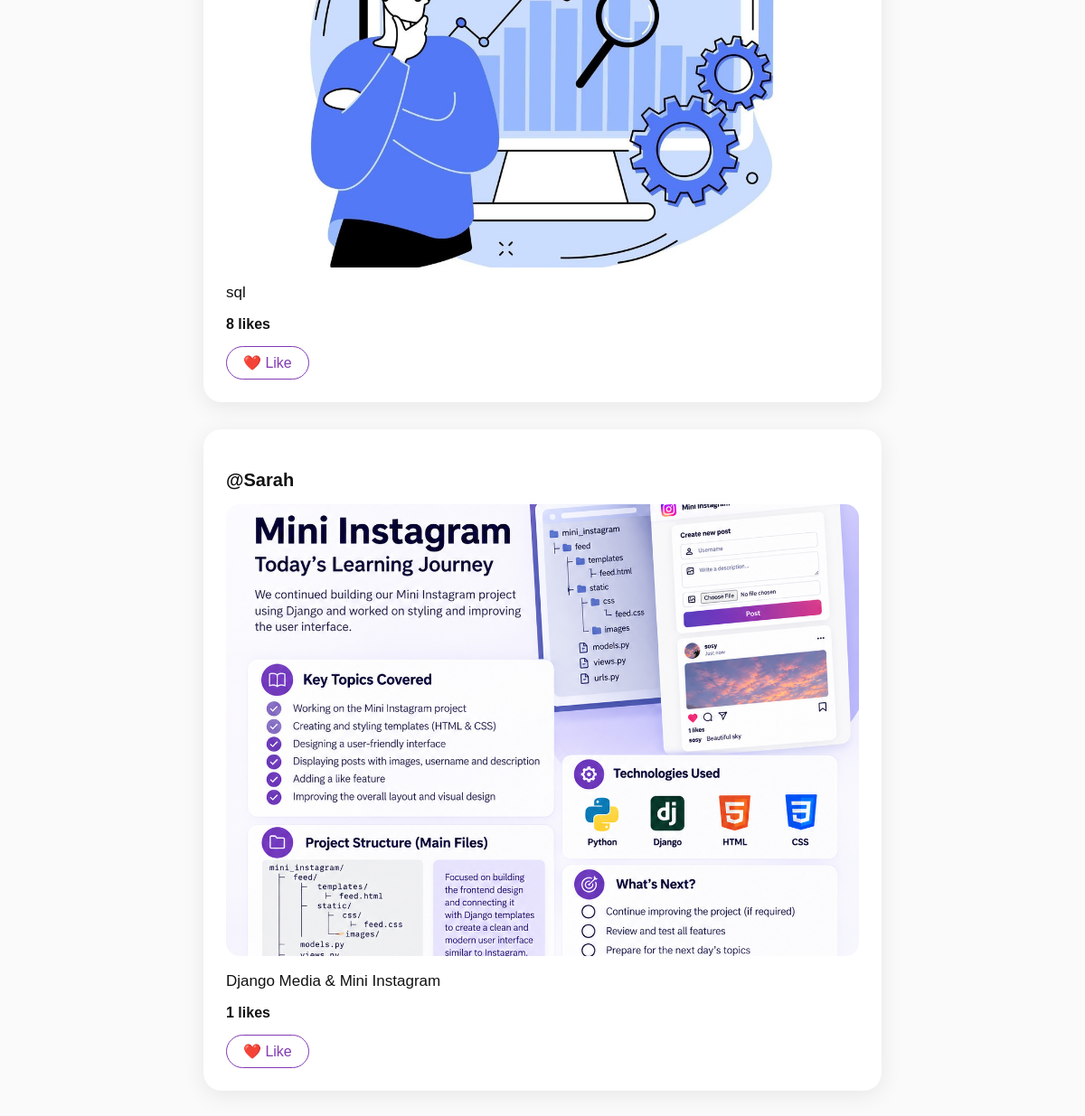
Before: / (lower part) with the older database file.
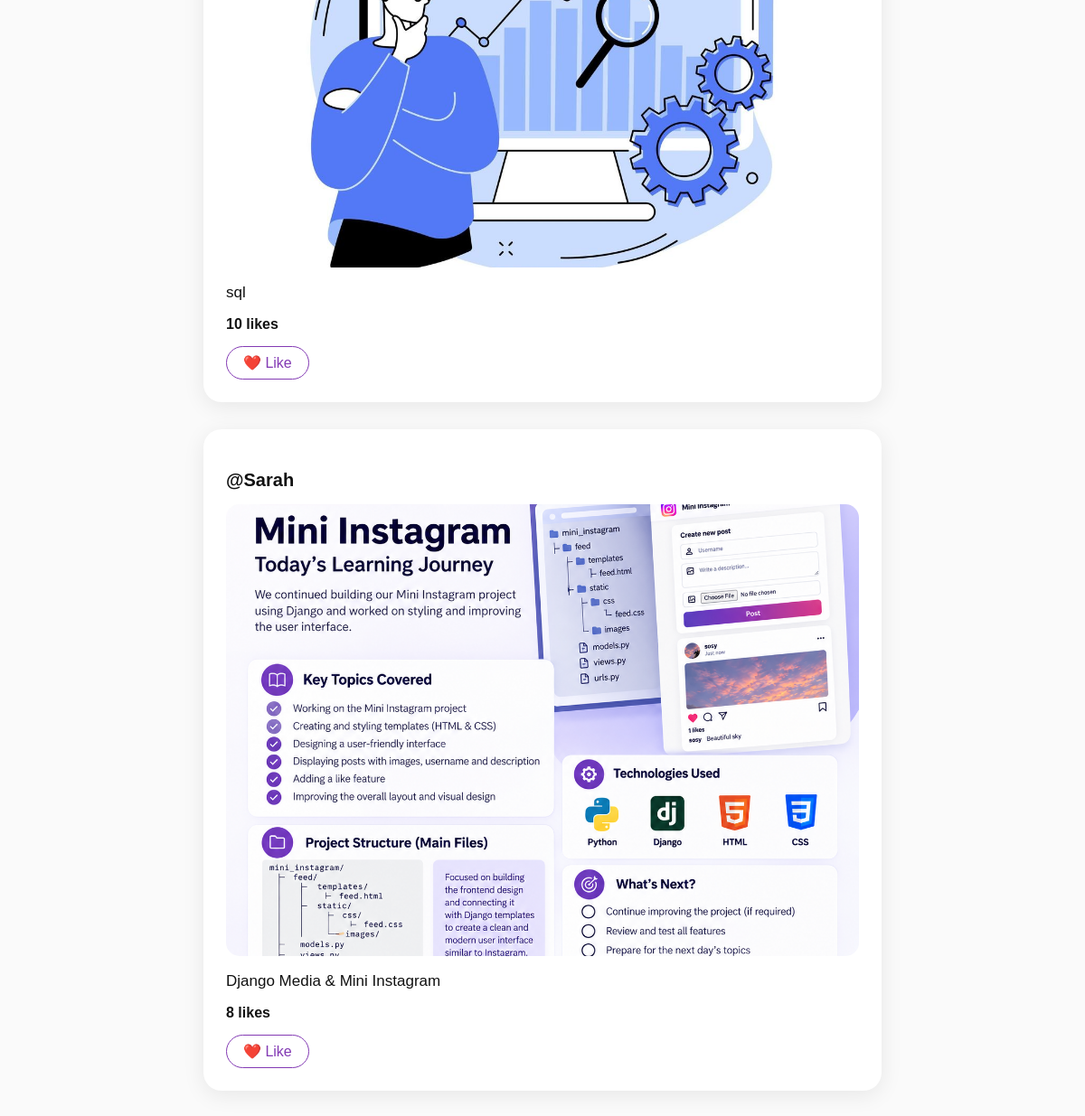
After: the same page with the newer database file.
### core/models.py (models this page shows, shortened)
class Post(models.Model):
    username = models.CharField(max_length=100)
    description = models.TextField()
    image = models.ImageField(upload_to="posts/")
    likes = models.IntegerField(default=0)

### core/views.py (the view, shortened to what this page needs)
# urls.py: path("", feed, name="feed"),
def feed(request):
    posts = Post.objects.all()
    return render(request, "core/feed.html", {
        "posts": posts
    })

### core/templates/core/feed.html (shortened to what this page needs)
<!DOCTYPE html>
<html lang="en">
<head>
    {% load static %}
    <link rel="stylesheet" href="{% static 'css/feed.css' %}">
</head>
<body>
    {% for post in posts %}
    <div class="post">
        <p class="post-user">
            @{{ post.username }}
        </p>
        <img
            src="{{ post.image.url }}"
            alt="Post image"
        >
        <p class="post-description">
            {{ post.description }}
        </p>
        <p class="post-likes">
            {{ post.likes }} likes
        </p>
        <a
            href="{% url 'like_post' post.id %}"
            class="like-button"
        >
            ❤️ Like
        </a>
    </div>
    {% endfor %}
</body>
</html>

### static/css/feed.css (style rules this page uses)
* { box-sizing: border-box; }
body { margin: 0; font-family: Arial, sans-serif; background: #fafafa; color: #111; }
.post { width: 70%; max-width: 750px; margin: 0 auto 30px; padding: 25px; background: white; border-radius: 20px; box-shadow: 0 5px 25px rgba(0, 0, 0, 0.08); }
.post-user { font-size: 20px; font-weight: bold; margin-bottom: 15px; }
.post img { width: 100%; max-height: 500px; object-fit: cover; border-radius: 15px; display: block; }
.post-description { font-size: 17px; margin: 18px 0 10px; }
.post-likes { font-weight: bold; margin-bottom: 15px; }
.like-button { display: inline-block; width: auto; padding: 8px 18px; background: white; color: #833ab4; border: 1px solid #833ab4; border-radius: 20px; text-decoration: none; font-size: 16px; }

Changed rows visible on the page:
changed Post "sql": likes "8" → "10"
changed Post "Sarah": likes "1" → "8"
